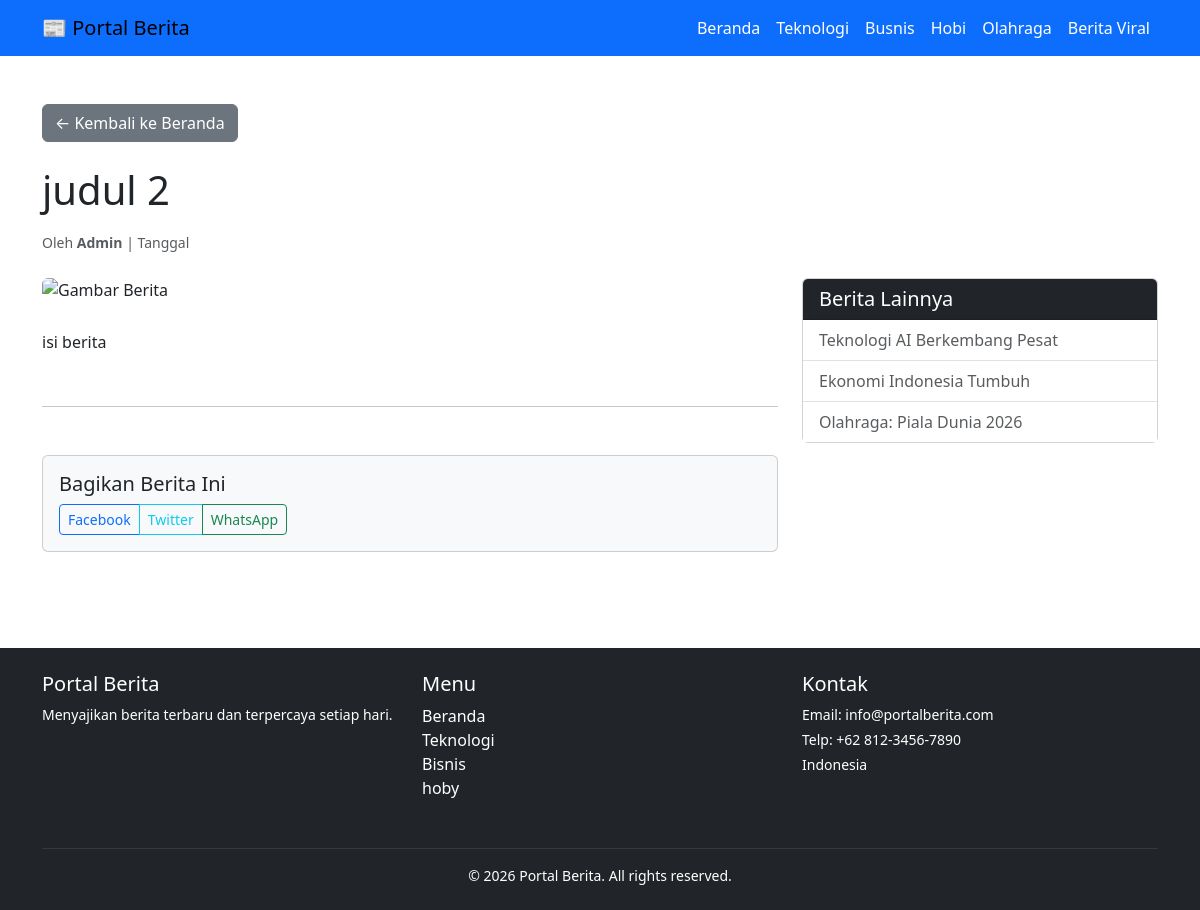
Screenshot of /berita.php?slug=judul_2 with the database file from the repository.
### tables this page shows
CREATE TABLE `kategori` (
  `id` int(11) NOT NULL,
  `slug` varchar(100) NOT NULL,
  `nama_kategori` varchar(50) NOT NULL,
  `deskripsi` text NOT NULL,
  `tanggal_buat` timestamp NOT NULL DEFAULT current_timestamp()
);

CREATE TABLE `berita` (
  `id` int(11) NOT NULL,
  `kategori_id` int(11) NOT NULL,
  `slug` varchar(100) NOT NULL,
  `judul` varchar(100) NOT NULL,
  `status` enum('draft','publish') NOT NULL,
  `gambar` varchar(200) NOT NULL,
  `isi_berita` text NOT NULL,
  `tanggal_buat` timestamp NOT NULL DEFAULT current_timestamp()
);

### menu.php (the view)
<?php
include 'config/connect.php';
$sql = "SELECT * FROM kategori";
$hasil = $conn->query($sql);
$daftar_kategori = [];
while($kolom = $hasil->fetch_assoc()){
    $daftar_kategori[] = $kolom;
}
foreach($daftar_kategori as $kategori){ ?>
    <li class="nav-item">
        <a class="nav-link text-white" href="kategori.php?slug=<?= $kategori['slug'] ?>">
            <?php echo $kategori['nama_kategori'] ?>
        </a>
    </li>
<?php } ?>

### berita.php (shortened to what this page needs)
<!DOCTYPE html>
<html lang="en">
<head>
    <link rel="stylesheet" href="admin/bootstrap-5.3.8-dist/css/bootstrap.min.css">
</head>
<body>
    <nav class="navbar navbar-expand-lg navbar-primary bg-primary">
        <div class="container">
            <a class="navbar-brand" href="index.php">📰 Portal Berita</a>
            <div class="collapse navbar-collapse" id="navbarNav">
                <ul class="navbar-nav ms-auto">
                    <li class="nav-item"><a class="nav-link text-white" href="index.php">Beranda</a></li>
                    <?php include 'menu.php'; ?>
                </ul>
            </div>
        </div>
    </nav>
    <div class="container py-5">
        <div class="row">
            <?php
            $slug           = $_GET['slug'];
            $sql            = "SELECT * FROM berita WHERE slug = '$slug'";
            $hasil          = $conn->query($sql);
            $data_berita    = $hasil->fetch_assoc();
            ?>
            <div class="col-md-12 col-lg-12">
                <a href="index.php" class="btn btn-secondary mb-4">&larr; Kembali ke Beranda</a>
                <h1 id="judul" class="mb-3"><?php echo $data_berita['judul'] ?></h1>
                <div class="text-muted mb-4">
                    <small>Oleh <strong>Admin</strong> | <span id="tanggal">Tanggal</span></small>
                </div>
            </div>
            <div class="col-lg-8">
                <article>
                    <img id="gambar" src="https://images.unsplash.com/photo-1552566626-52f8b828add9?q=80&w=800&auto=format&fit=crop" class="img-fluid rounded mb-4" alt="Gambar Berita">
                    <div id="isi" class="lh-lg">
                        <p><?php echo $data_berita['isi_berita'] ?></p>
                    </div>
                </article>
                <hr class="my-5">
                <div class="card bg-light">
                    <div class="card-body">
                        <h5 class="card-title">Bagikan Berita Ini</h5>
                        <div class="btn-group" role="group">
                            <button type="button" class="btn btn-outline-primary btn-sm">Facebook</button>
                            <button type="button" class="btn btn-outline-info btn-sm">Twitter</button>
                            <button type="button" class="btn btn-outline-success btn-sm">WhatsApp</button>
                        </div>
                    </div>
                </div>
            </div>
            <div class="col-lg-4">
                <div class="card">
                    <div class="card-header bg-dark text-white">
                        <h5 class="mb-0">Berita Lainnya</h5>
                    </div>
                    <div class="card-body p-0">
                        <div class="list-group list-group-flush">
                            <a href="berita.php" class="list-group-item list-group-item-action">Teknologi AI Berkembang Pesat</a>
                            <a href="berita.php" class="list-group-item list-group-item-action">Ekonomi Indonesia Tumbuh</a>
                            <a href="berita.php" class="list-group-item list-group-item-action">Olahraga: Piala Dunia 2026</a>
                        </div>
                    </div>
                </div>
            </div>
        </div>
    </div>
    <footer class="bg-dark text-white py-4 mt-5">
        <div class="container">
            <div class="row">
                <div class="col-md-4 mb-3">
                    <h5>Portal Berita</h5>
                    <p class="small">
                        Menyajikan berita terbaru dan terpercaya setiap hari.
                    </p>
                </div>
                <div class="col-md-4 mb-3">
                    <h5>Menu</h5>
                    <ul class="list-unstyled">
                        <li><a href="index.php" class="text-white text-decoration-none">Beranda</a></li>
                        <li><a class="text-white text-decoration-none" href="kategori.php?kategori=teknologi">Teknologi</a></li>
                        <li><a class="text-white text-decoration-none" href="kategori.php?kategori=bisnis">Bisnis</a></li>
                        <li><a class="text-white text-decoration-none" href="kategori.php?kategori=hoby">hoby</a></li>
                    </ul>
                </div>
                <div class="col-md-4 mb-3">
                    <h5>Kontak</h5>
                    <p class="small mb-1">Email: info@portalberita.com</p>
                    <p class="small mb-1">Telp: +62 812-3456-7890</p>
                    <p class="small">Indonesia</p>
                </div>
            </div>
            <hr class="border-secondary">
            <div class="text-center small">
                © 2026 Portal Berita. All rights reserved.
            </div>
        </div>
    </footer>
</body>
</html>

### rows the page displays
kategori: nama_kategori "Teknologi"
kategori: nama_kategori "Busnis"
kategori: nama_kategori "Hobi"
kategori: nama_kategori "Olahraga"
kategori: nama_kategori "Berita Viral"
berita: judul "judul 2", isi_berita "isi berita"
